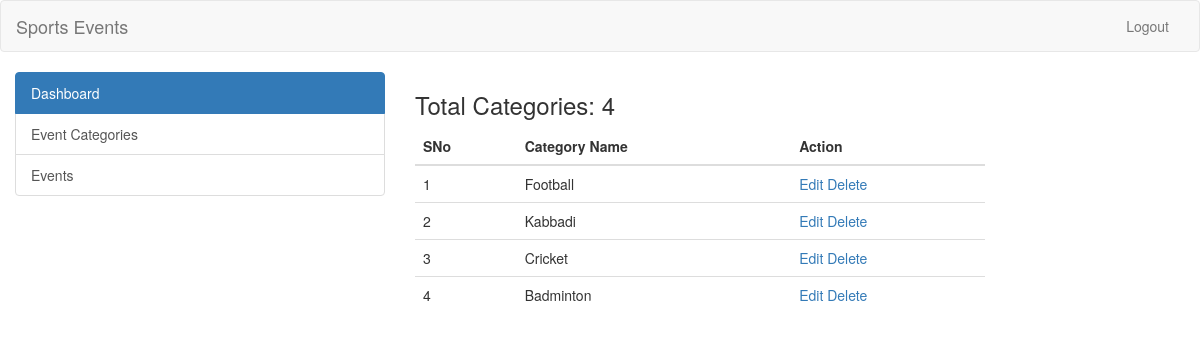
/admin/dashboard.php (signed in), run on an earlier commit of the app's database.
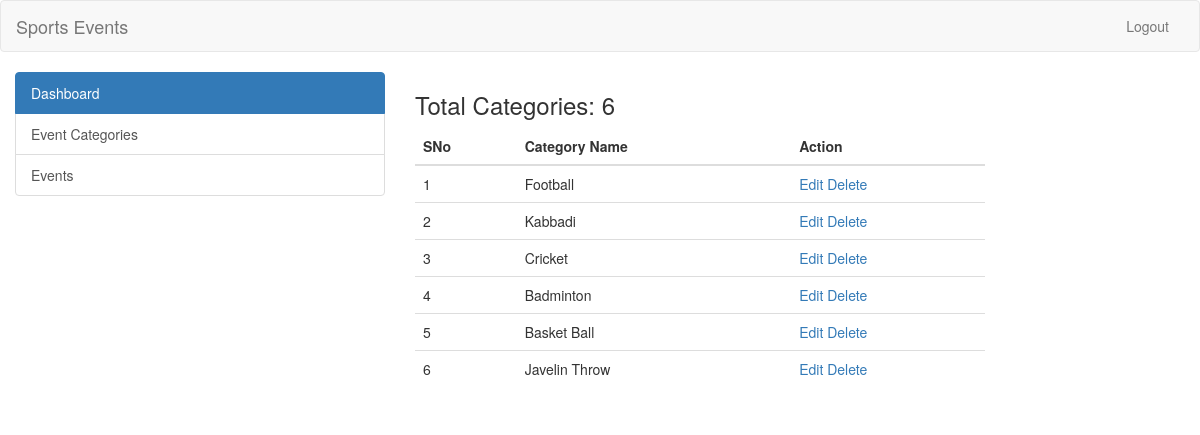
And on a later commit of the database.
### tables this page shows
CREATE TABLE `categories` (
  `category_id` int(11) NOT NULL,
  `name` varchar(100) NOT NULL
);

### admin/dashboard.php (the view, shortened to what this page needs)
<?php
require_once("../db.php");
?>
<!DOCTYPE html>
<html lang="en">
  <head>
    <link rel="stylesheet" href="https://maxcdn.bootstrapcdn.com/bootstrap/3.3.7/css/bootstrap.min.css">
  </head>
  <body>
    <header>
      <nav class="navbar navbar-default">
        <div class="container-fluid">
          <div class="navbar-header">
            <a class="navbar-brand" href="../index.php">Sports Events</a>
          </div>
          <div class="collapse navbar-collapse" id="bs-example-navbar-collapse-1">
            <ul class="nav navbar-nav navbar-right">
              <li><a href="../logout.php">Logout</a></li>
            </ul>
          </div>
        </div>
      </nav>
    </header>
    <div class="container-fluid">
      <div class="row">
        <div class="col-md-4">
          <div class="list-group">
            <a href="dashboard.php" class="list-group-item active">Dashboard</a>
            <a href="category.php" class="list-group-item">Event Categories</a>
            <a href="event.php" class="list-group-item">Events</a>
          </div>
        </div>
        <div class="col-md-6">
        <?php
          $sql = "SELECT * FROM categories";
          $result = $conn->query($sql);
          if($result->num_rows > 0) {
            echo '<h3>Total Categories: ' . $result->num_rows . '</h3>';
          }
        ?>
          <table class="table">
            <thead>
            <th>SNo</th>
              <th>Category Name</th>
              <th>Action</th>
            </thead>
            <tbody>
              <?php
                $sql = "SELECT * FROM categories";
                $result = $conn->query($sql);
                if($result->num_rows > 0) {
                  $i = 0;
                  while($row = $result->fetch_assoc()) {
                    ?>
                      <tr>
                        <td><?php echo ++$i; ?></td>
                        <td><?php echo $row['name']; ?></td>
                        <td>
                          <a href="delete-user.php?id=<?php echo $row['id_user']; ?>">Edit</a>
                          <a href="delete-category.php?id=<?php echo $row['category_id']; ?>">Delete</a>
                        </td>
                      </tr>
                    <?php
                  }
                }
              ?>
            </tbody>
          </table>
        </div>
      </div>
    </div>
  </body>
</html>

What changed in the data, as far as the page shows it:
added categories: name "Basket Ball"
added categories: name "Javelin Throw"
Also different on the page:
$result->num_rows: "4" → "6"
